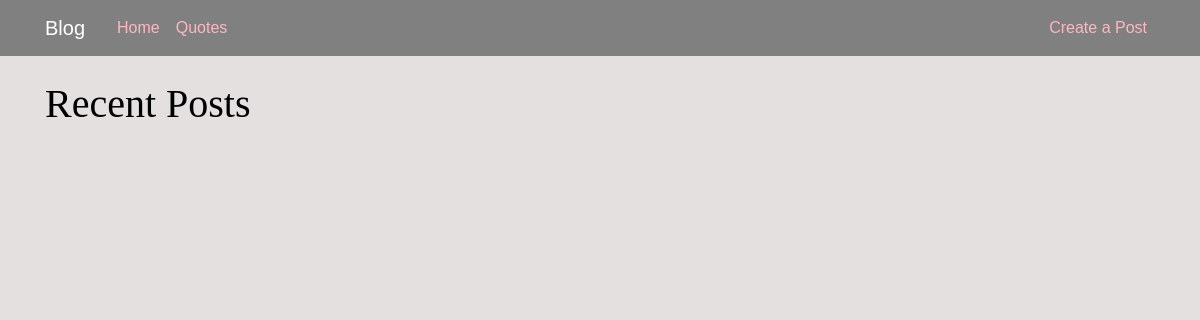
/home, run on an earlier commit of the app's database.
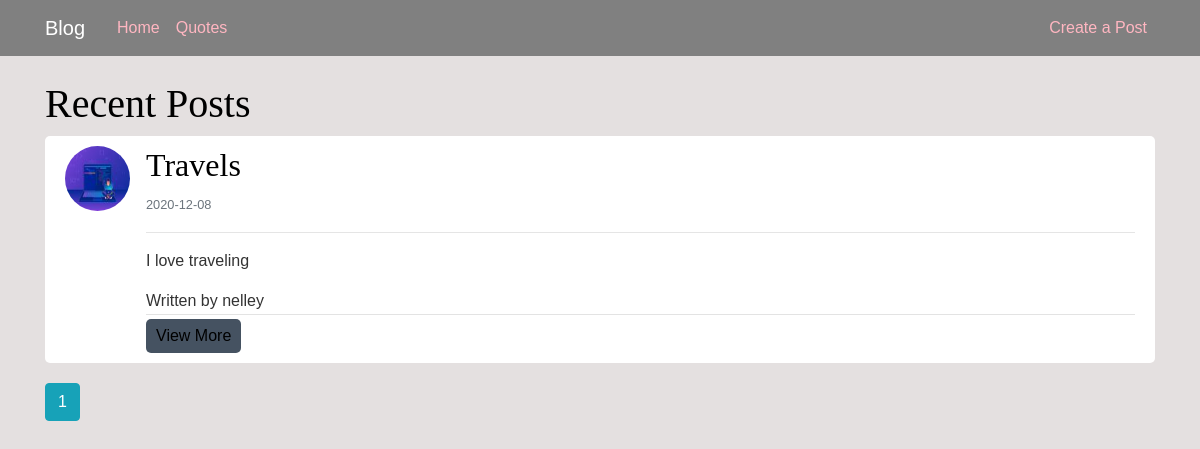
And on a later commit of the database.
### app/models.py (models this page shows, shortened)
class Post(db.Model):
    id = db.Column(db.Integer, primary_key=True)
    title = db.Column(db.String(100), nullable=False)
    date_posted = db.Column(db.DateTime, nullable=False, default=datetime.utcnow)
    content = db.Column(db.Text, nullable=False)
    user_id = db.Column(db.Integer, db.ForeignKey('user.id'), nullable=False)

class User(db.Model,UserMixin):
    id = db.Column(db.Integer, primary_key=True)
    username = db.Column(db.String(20), unique=True, nullable=False)
    email = db.Column(db.String(100), unique=True, nullable=False)
    image_file = db.Column(db.String(20), nullable=False, default='default.jpg')
    password = db.Column(db.String(60), nullable=False)
    posts = db.relationship('Post', backref='author', lazy=True)

### app/routes.py (the view)
@app.route('/home')
def home():
    page = request.args.get('page', 1, type=int)
    posts = Post.query.order_by(Post.date_posted.desc()).paginate(page=page, per_page=2)
    return render_template('home.html',posts=posts)

### app/templates/home.html (shortened to what this page needs)
{% extends "layout.html" %}
{% block content %}
<h1>Recent Posts</h1>
    {% for post in posts.items %}
        <article class="media content-section">
          <img class="rounded-circle article-img" src="{{ url_for('static', filename='profile_pics/' + post.author.image_file) }}">
          <div class="media-body">
            <h2><a class="article-title">{{ post.title }}</a></h2>
            <small class="text-muted">{{ post.date_posted.strftime('%Y-%m-%d') }}</small><hr>
            <p class="article-content">{{ post.content }}</p>
            <div class="article-metadata">
              <a class="mr-2"> Written by {{ post.author.username }}</a>
            </div>
            <button style="border: none;outline: none;padding: 5px 10px;background-color: #455261;border-radius: 5px;cursor: pointer;"> <a href ="{{url_for ('post',post_id = post.id)}}"style="color: black;text-decoration: none;">View More</a></button>
          </div>
        </article>
        {% endfor %}
        {% for page_num in posts.iter_pages(left_edge=1, right_edge=1, left_current=1, right_current=2) %}
      {% if page_num %}
        {% if posts.page == page_num %}
          <a class="btn btn-info mb-4" href="{{ url_for('home', page=page_num) }}">{{ page_num }}</a>
        {% else %}
          <a class="btn btn-outline-info mb-4" href="{{ url_for('home', page=page_num) }}">{{ page_num }}</a>
        {% endif %}
      {% else %}
        ...
      {% endif %}
    {% endfor %}
{% endblock content %}

### app/templates/layout.html (shortened to what this page needs)
<!DOCTYPE html>
<html>
<head>
    <link rel="stylesheet" href="https://maxcdn.bootstrapcdn.com/bootstrap/4.0.0/css/bootstrap.min.css">
</head>
<body>
    <header class="site-header">
      <nav class="navbar navbar-expand-md navbar-dark bg-steel fixed-top">
        <div class="container">
          <a class="navbar-brand mr-4" href="/">Blog</a>
          <div class="collapse navbar-collapse" id="navbarToggle">
            <div class="navbar-nav mr-auto">
              <a class="nav-item nav-link" href="{{ url_for('home') }}">Home</a>
              <a class="nav-item nav-link" href="{{ url_for('quote') }}">Quotes</a>
            </div>
            <div class="navbar-nav">
              {% if current_user.is_authenticated %}
                <a class="nav-item nav-link" href="{{ url_for('new_post') }}">Create Post</a>
                <a class="nav-item nav-link" href="{{ url_for('account') }}">My Account</a>
                <a class="nav-item nav-link" href="{{ url_for('logout') }}">Logout</a>
              {% else %}
              <a class="nav-item nav-link" href="/login">Create a Post</a>
              {% endif %}
            </div>
          </div>
        </div>
      </nav>
    </header>
    <main role="main" class="container">
        <div class="row">
          <div class="col-md-12">
            {% block content %}{% endblock %}
          </div>
          </div>
          </main>
</body>
</html>

### app/templates/layout.html (style rules this page uses)
body { background: rgb(228, 224, 224); color: #333333; margin-top: 5rem; font-family: 'Ubuntu', sans-serif; }
h1, h2, h3, h4, h5, h6 { font-family: 'Lobster Two', cursive; font-weight: 400; color: black; }
.bg-steel { background-color: gray; }
.site-header .navbar-nav .nav-link { color: lightpink; }
.content-section { background: #ffffff; padding: 10px 20px; border-radius: 5px; margin-bottom: 20px; }
.article-title { color: #444444; }
.article-content { white-space: pre-line; }
.article-img { height: 65px; width: 65px; margin-right: 16px; }
.article-metadata { padding-bottom: 1px; margin-bottom: 4px; border-bottom: 1px solid #e3e3e3 }

What changed in the data, as far as the page shows it:
added Post: image_file (picture), title "Travels", date_posted "2020-12-08", content "I love traveling", author.username "nelley"
Also different on the page:
new list line: "1"
